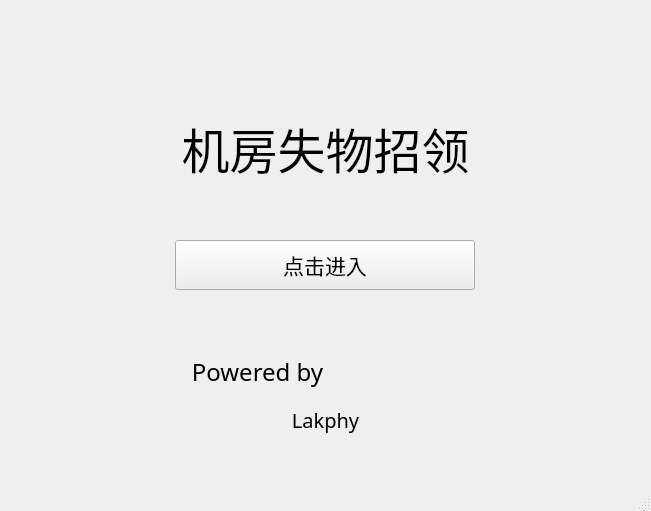
<?xml version="1.0" encoding="UTF-8"?>
<ui version="4.0">
 <class>MainWindow</class>
 <widget class="QMainWindow" name="MainWindow">
  <property name="geometry">
   <rect>
    <x>0</x>
    <y>0</y>
    <width>651</width>
    <height>511</height>
   </rect>
  </property>
  <property name="windowTitle">
   <string>MainWindow</string>
  </property>
  <widget class="QWidget" name="centralWidget">
   <widget class="QWidget" name="verticalLayoutWidget">
    <property name="geometry">
     <rect>
      <x>0</x>
      <y>50</y>
      <width>651</width>
      <height>251</height>
     </rect>
    </property>
    <layout class="QVBoxLayout" name="verticalLayout">
     <item>
      <widget class="QLabel" name="label">
       <property name="font">
        <font>
         <pointsize>36</pointsize>
        </font>
       </property>
       <property name="text">
        <string>机房失物招领</string>
       </property>
       <property name="alignment">
        <set>Qt::AlignCenter</set>
       </property>
       <property name="indent">
        <number>-1</number>
       </property>
      </widget>
     </item>
     <item>
      <layout class="QHBoxLayout" name="horizontalLayout">
       <item>
        <widget class="QPushButton" name="pushButton">
         <property name="minimumSize">
          <size>
           <width>0</width>
           <height>50</height>
          </size>
         </property>
         <property name="maximumSize">
          <size>
           <width>300</width>
           <height>16777215</height>
          </size>
         </property>
         <property name="font">
          <font>
           <pointsize>16</pointsize>
          </font>
         </property>
         <property name="cursor">
          <cursorShape>PointingHandCursor</cursorShape>
         </property>
         <property name="styleSheet">
          <string notr="true"/>
         </property>
         <property name="text">
          <string>点击进入</string>
         </property>
        </widget>
       </item>
      </layout>
     </item>
    </layout>
   </widget>
   <widget class="QWidget" name="gridLayoutWidget">
    <property name="geometry">
     <rect>
      <x>180</x>
      <y>340</y>
      <width>291</width>
      <height>111</height>
     </rect>
    </property>
    <layout class="QGridLayout" name="gridLayout">
     <item row="1" column="0" colspan="2">
      <widget class="QLabel" name="label_3">
       <property name="minimumSize">
        <size>
         <width>0</width>
         <height>25</height>
        </size>
       </property>
       <property name="font">
        <font>
         <family>Product Sans</family>
         <pointsize>15</pointsize>
        </font>
       </property>
       <property name="text">
        <string>Lakphy</string>
       </property>
       <property name="alignment">
        <set>Qt::AlignCenter</set>
       </property>
      </widget>
     </item>
     <item row="0" column="0">
      <widget class="QLabel" name="label_2">
       <property name="font">
        <font>
         <family>Product Sans</family>
         <pointsize>18</pointsize>
        </font>
       </property>
       <property name="text">
        <string>Powered by</string>
       </property>
       <property name="alignment">
        <set>Qt::AlignCenter</set>
       </property>
       <property name="margin">
        <number>10</number>
       </property>
      </widget>
     </item>
     <item row="0" column="1">
      <spacer name="horizontalSpacer">
       <property name="orientation">
        <enum>Qt::Horizontal</enum>
       </property>
       <property name="sizeHint" stdset="0">
        <size>
         <width>40</width>
         <height>20</height>
        </size>
       </property>
      </spacer>
     </item>
    </layout>
   </widget>
  </widget>
  <widget class="QStatusBar" name="statusBar"/>
 </widget>
 <layoutdefault spacing="6" margin="11"/>
 <resources/>
 <connections/>
</ui>
